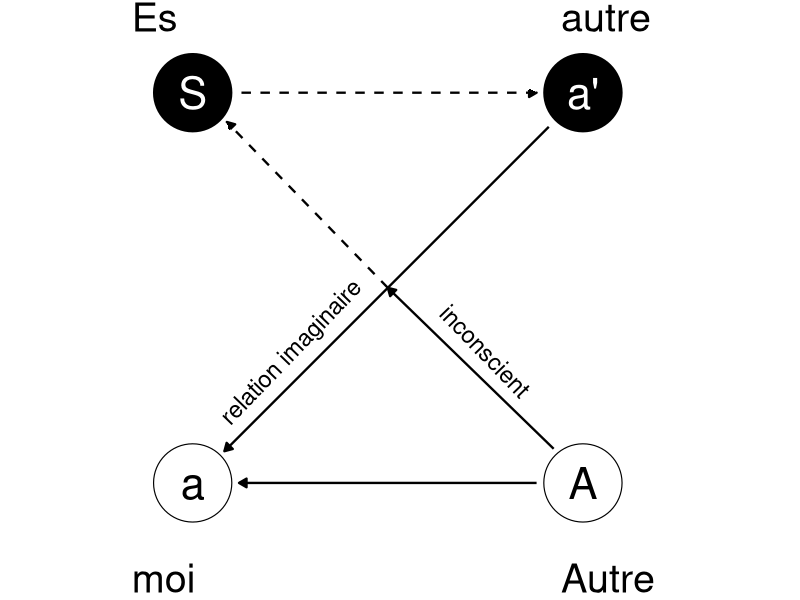

The R source for this figure:
## ---- chunk 1
#| echo: false
library(ggplot2)
# library(grid)
library(svglite)

# -----------------------------
# Données : positions des points
# -----------------------------
pts <- data.frame(
  id    = c("S", "a'", "a", "A"),
  x     = c(1, 9, 1, 9),
  y     = c(9, 9, 1, 1),
  label = c("S", "a'", "a", "A"),
  fill_col  = c("black", "black", "white", "white"),
  text_col  = c("white", "white", "black", "black")
)

# -----------------------------
# Construction du graphique
# -----------------------------
p <- ggplot() +
  # Cercles
  geom_point(
    data = pts,
    aes(x, y, fill = fill_col),
    shape = 21,
    size = 26,
    colour = "black",
    stroke = 0.6
  ) +
  scale_fill_identity() +

  # Lettres dans les cercles
  geom_text(
    data = pts,
    aes(x, y, label = label, colour = text_col),
    size = 11,
    family = "sans"
  ) +
  scale_colour_identity() +

  # S -----> a'  (ligne horizontale pointillée)
  geom_segment(
    aes(x = 2, y = 9, xend = 8.05, yend = 9),
    linewidth = 0.8,
    linetype = "dashed",
    arrow = arrow(length = unit(0.22, "cm"), type = "closed")
  ) +

  # a' -----> a  (axe imaginaire)
  geom_segment(
    aes(x = 8.3, y = 8.3, xend = 1.65, yend = 1.65),
    linewidth = 0.8,
    arrow = arrow(length = unit(0.22, "cm"), type = "closed")
  ) +

  # A -----> S (diagonale montante pleine)
  geom_segment(
    aes(x = 8.4, y = 1.7, xend = 5, yend = 5),
    linewidth = 0.8,
    arrow = arrow(length = unit(0.22, "cm"), type = "closed")
  ) +
  
  # A -----> S (diagonale montante pointillée)
  geom_segment(
    aes(x = 5, y = 5, xend = 1.7, yend = 8.4),
    linewidth = 0.8,
    linetype = "dashed",
    arrow = arrow(length = unit(0.22, "cm"), type = "closed")
  ) +
  
  # A -----> a (ligne horizontale basse)
  geom_segment(
    aes(x = 8.05, y = 1, xend = 1.95, yend = 1),
    linewidth = 0.8,
    arrow = arrow(length = unit(0.22, "cm"), type = "closed")
  ) +

  # Libellés des axes
  annotate(
    "text",
    x = 7, y = 3.7,
    label = "inconscient",
    angle = -46,
    size = 6
  ) +
  annotate(
    "text",
    x = 3, y = 3.7,
    label = "relation imaginaire",
    angle = 46,
    size = 6
  ) +

  # Libellés extérieurs
  annotate("text", x = -0.25, y = 10.55, label = "Es", size = 10, hjust = 0) +
  annotate("text", x = 8.55, y = 10.55, label = "autre", size = 10, hjust = 0) +
  annotate("text", x = -0.25, y = -0.95, label = "moi", size = 10, hjust = 0) +
  annotate("text", x = 8.55, y = -0.95, label = "Autre", size = 10, hjust = 0) +

  coord_equal(xlim = c(-0.5, 11), ylim = c(-1.4, 10.9), expand = FALSE) +
  theme_void() +
  theme(
    plot.background  = element_rect(fill = "white", colour = NA),
    panel.background = element_rect(fill = "white", colour = NA)
  )


# -----------------------------
# Export SVG
# -----------------------------
ggsave(
  filename = "schema_lacan.svg",
  plot = p,
  device = svglite,
  width = 8,
  height = 6,
  units = "in"
)
